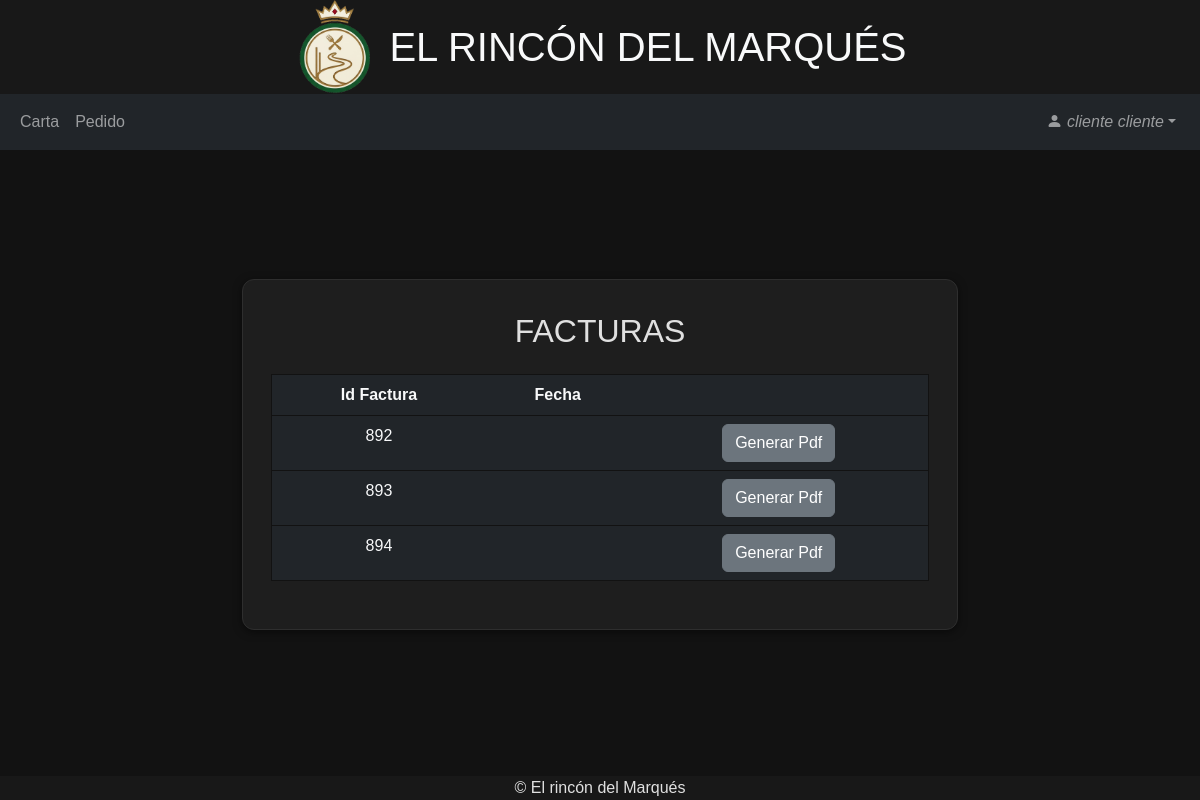
Page /cliente/facturas.php (signed in) on the earlier database version.
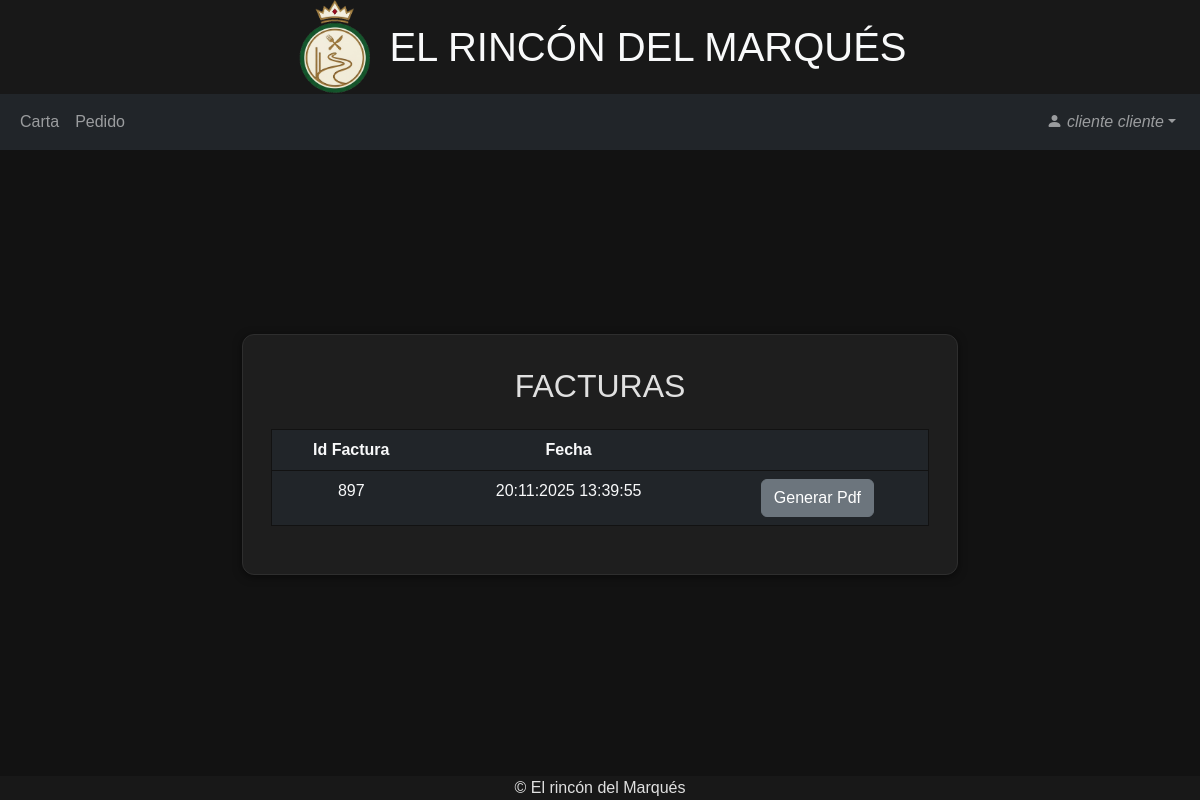
Same page on the later database version.
### tables this page shows
CREATE TABLE `pedido` (
  `id` int(11) NOT NULL,
  `estado` int(11) NOT NULL COMMENT '1-En curso 2-Pagado',
  `dni` varchar(255) NOT NULL,
  `numMesa` int(11) NOT NULL,
  `fecha` varchar(255) NOT NULL,
  `hora` varchar(255) NOT NULL,
  `numComensales` int(11) NOT NULL
);

### cliente/facturas.php (the view, shortened to what this page needs)
<?php
include("../head.php");
?>
<body>
    <?php
    include("../header.php");
    ?>
    <?php
    include("navbarCliente.php");
    ?>
    <section class="d-flex align-items-center">
        <div class="container mt-5">
            <div class="row justify-content-center">
                <div class="col col-md-10 col-lg-9 col-xl-8">
                    <div class="row justify-content-center caja text-center p-3">
                        <div class="col-12 mt-3 mb-3">
                            <h2>FACTURAS</h2>
                        </div>
                        <div class="col-12 mb-3 table-responsive">
                            <table class="table tabla table-dark text-light">
                                <tr>
                                    <th>Id Factura</th>
                                    <th>Fecha</th>
                                    <th></th>
                                </tr>
                                <?php
                                include("../conexion.php");
                                $dni = $_SESSION['dni'];
                                $consulta = "SELECT id, fecha, hora FROM pedido WHERE dni='$dni' AND estado=2";
                                $result = mysqli_query($conn,$consulta);
                                while ($row = mysqli_fetch_assoc($result)) {
                                    $id = $row['id'];
                                    $fecha = $row['fecha'];
                                    $hora = $row['hora'];
                                    echo("
                                    <tr>
                                    <td>$id</td>
                                    <td>$fecha $hora</td>
                                    <td><a role='button' href='generarPdf.php' class='btn btn-secondary'>Generar Pdf</a></td>
                                    </tr>
                                    ");
                                }
                                ?>
                            </table>
                        </div>
                    </div>
                </div>
            </div>
        </div>
    </section>
    <?php
    include("../footer.php");
    ?>
</body>
</html>

### head.php (shortened to what this page needs)
<!DOCTYPE html>
<html lang="es">
<head>
    <link href="/Restaurante/Bootstrap/css/bootstrap.min.css" rel="stylesheet">
    <link rel="stylesheet" href="https://cdn.jsdelivr.net/npm/bootstrap-icons@1.7.1/font/bootstrap-icons.css">
    <link href="/Restaurante/styles.css" rel="stylesheet">
</head>

### header.php
<header>
    <div class="container-fluid text-center d-flex justify-content-center align-items-center">
        <img src="/Restaurante/img/icono.png" alt="" width="80px">
        <h1 class="text-light mb-0 ms-3">EL RINCÓN DEL MARQUÉS</h1>
    </div>
</header>

### cliente/navbarCliente.php (shortened to what this page needs)
<nav class="navbar navbar-expand navbar-dark bg-dark" id="main_navbar">
    <div class="container-fluid">
        <div class="collapse navbar-collapse" id="navbarSupportedContent">
            <ul class="navbar-nav">
                <li class="nav-item">
                    <a class="nav-link" href="carta.php" role="button">Carta</a>
                </li>
            </ul>
            <ul class="navbar-nav">
                <li class="nav-item">
                    <a class="nav-link" href="pedido.php" role="button">Pedido</a>
                </li>
            </ul>
            <ul class="navbar-nav ms-auto me-1">
                <li class="nav-item dropdown">
                    <a class="nav-link dropdown-toggle" href="#" role="button" data-bs-toggle="dropdown">
                        <i class="bi bi-person-fill"> <?php echo $_SESSION['name']; ?></a></i>
                </li>
            </ul>
        </div>
    </div>
</nav>

### footer.php
<div class="container-fluid">
    <footer class="row footer w-100">
        <div class="text-center">© El rincón del Marqués</div>
    </footer>
</div>

### styles.css (style rules this page uses)
body { font-family: Arial, sans-serif; color: #E0E0E0; background-color: #121212; }
section { min-height: 70vh; }
.caja { background-color: #1E1E1E; box-shadow: 0 2px 8px rgba(0,0,0,0.5); border: 1px solid #2E2E2E; border-radius: 12px; margin: 0px 10px; }
header { background-color: #181818; }
footer { position: fixed; bottom: 0; background-color: #181818; }
.tabla { border: 1px solid #121212; }

Differences in the rows shown:
removed pedido: id "892"
removed pedido: id "893"
removed pedido: id "894"
added pedido: id "897", fecha "20:11:2025", hora "13:39:55"
